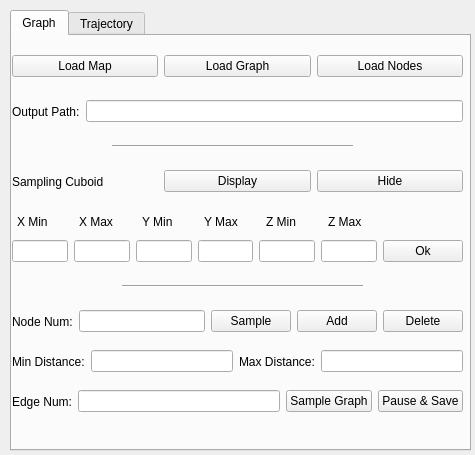
<?xml version="1.0" encoding="UTF-8"?>
<ui version="4.0">
 <class>ui_panel_from_qt</class>
 <widget class="QWidget" name="ui_panel_from_qt">
  <property name="geometry">
   <rect>
    <x>0</x>
    <y>0</y>
    <width>475</width>
    <height>455</height>
   </rect>
  </property>
  <property name="windowTitle">
   <string>Form</string>
  </property>
  <widget class="QTabWidget" name="tabWidget">
   <property name="geometry">
    <rect>
     <x>10</x>
     <y>10</y>
     <width>461</width>
     <height>441</height>
    </rect>
   </property>
   <property name="currentIndex">
    <number>0</number>
   </property>
   <widget class="QWidget" name="graph">
    <attribute name="title">
     <string>Graph</string>
    </attribute>
    <widget class="Line" name="line_4">
     <property name="geometry">
      <rect>
       <x>100</x>
       <y>100</y>
       <width>241</width>
       <height>21</height>
      </rect>
     </property>
     <property name="orientation">
      <enum>Qt::Horizontal</enum>
     </property>
    </widget>
    <widget class="QWidget" name="horizontalLayoutWidget_4">
     <property name="geometry">
      <rect>
       <x>0</x>
       <y>270</y>
       <width>451</width>
       <height>31</height>
      </rect>
     </property>
     <layout class="QHBoxLayout" name="horizontalLayout_5">
      <item>
       <widget class="QLabel" name="label_2">
        <property name="text">
         <string>Node Num:</string>
        </property>
       </widget>
      </item>
      <item>
       <widget class="QLineEdit" name="node_num"/>
      </item>
      <item>
       <widget class="QPushButton" name="sample_node_button">
        <property name="text">
         <string>Sample</string>
        </property>
       </widget>
      </item>
      <item>
       <widget class="QPushButton" name="add_node_button">
        <property name="text">
         <string>Add</string>
        </property>
       </widget>
      </item>
      <item>
       <widget class="QPushButton" name="delete_node_button">
        <property name="text">
         <string>Delete</string>
        </property>
       </widget>
      </item>
     </layout>
    </widget>
    <widget class="QWidget" name="horizontalLayoutWidget_2">
     <property name="geometry">
      <rect>
       <x>0</x>
       <y>110</y>
       <width>451</width>
       <height>71</height>
      </rect>
     </property>
     <layout class="QHBoxLayout" name="horizontalLayout_2">
      <item>
       <widget class="QLabel" name="label_7">
        <property name="layoutDirection">
         <enum>Qt::LeftToRight</enum>
        </property>
        <property name="text">
         <string>Sampling Cuboid </string>
        </property>
       </widget>
      </item>
      <item>
       <widget class="QPushButton" name="display_sampling_cuboid">
        <property name="text">
         <string>Display</string>
        </property>
       </widget>
      </item>
      <item>
       <widget class="QPushButton" name="hide_sampling_cuboid">
        <property name="text">
         <string>Hide</string>
        </property>
       </widget>
      </item>
     </layout>
    </widget>
    <widget class="QWidget" name="horizontalLayoutWidget_3">
     <property name="geometry">
      <rect>
       <x>0</x>
       <y>60</y>
       <width>451</width>
       <height>31</height>
      </rect>
     </property>
     <layout class="QHBoxLayout" name="horizontalLayout_4">
      <item>
       <widget class="QLabel" name="label">
        <property name="text">
         <string>Output Path:</string>
        </property>
       </widget>
      </item>
      <item>
       <widget class="QLineEdit" name="output_path_text"/>
      </item>
     </layout>
    </widget>
    <widget class="QWidget" name="horizontalLayoutWidget_6">
     <property name="geometry">
      <rect>
       <x>0</x>
       <y>310</y>
       <width>451</width>
       <height>31</height>
      </rect>
     </property>
     <layout class="QHBoxLayout" name="horizontalLayout_7">
      <item>
       <widget class="QLabel" name="label_3">
        <property name="text">
         <string>Min Distance:</string>
        </property>
       </widget>
      </item>
      <item>
       <widget class="QLineEdit" name="min_distance_input"/>
      </item>
      <item>
       <widget class="QLabel" name="label_5">
        <property name="text">
         <string>Max Distance:</string>
        </property>
       </widget>
      </item>
      <item>
       <widget class="QLineEdit" name="max_distance_input"/>
      </item>
     </layout>
    </widget>
    <widget class="Line" name="line">
     <property name="geometry">
      <rect>
       <x>110</x>
       <y>240</y>
       <width>241</width>
       <height>21</height>
      </rect>
     </property>
     <property name="orientation">
      <enum>Qt::Horizontal</enum>
     </property>
    </widget>
    <widget class="QWidget" name="horizontalLayoutWidget_7">
     <property name="geometry">
      <rect>
       <x>0</x>
       <y>350</y>
       <width>451</width>
       <height>31</height>
      </rect>
     </property>
     <layout class="QHBoxLayout" name="horizontalLayout_11">
      <item>
       <widget class="QLabel" name="label_6">
        <property name="text">
         <string>Edge Num:</string>
        </property>
       </widget>
      </item>
      <item>
       <widget class="QLineEdit" name="edge_num_input"/>
      </item>
      <item>
       <widget class="QPushButton" name="sample_graph_button">
        <property name="text">
         <string>Sample Graph</string>
        </property>
       </widget>
      </item>
      <item>
       <widget class="QPushButton" name="pause_button">
        <property name="text">
         <string>Pause &amp;&amp; Save</string>
        </property>
       </widget>
      </item>
     </layout>
    </widget>
    <widget class="QWidget" name="horizontalLayoutWidget">
     <property name="geometry">
      <rect>
       <x>0</x>
       <y>10</y>
       <width>451</width>
       <height>41</height>
      </rect>
     </property>
     <layout class="QHBoxLayout" name="horizontalLayout">
      <item>
       <widget class="QPushButton" name="load_map_button">
        <property name="text">
         <string>Load Map</string>
        </property>
       </widget>
      </item>
      <item>
       <widget class="QPushButton" name="load_graph_button">
        <property name="text">
         <string>Load Graph</string>
        </property>
       </widget>
      </item>
      <item>
       <widget class="QPushButton" name="load_nodes_button">
        <property name="text">
         <string>Load Nodes</string>
        </property>
       </widget>
      </item>
     </layout>
    </widget>
    <widget class="QWidget" name="horizontalLayoutWidget_11">
     <property name="geometry">
      <rect>
       <x>0</x>
       <y>195</y>
       <width>451</width>
       <height>41</height>
      </rect>
     </property>
     <layout class="QHBoxLayout" name="horizontalLayout_3">
      <item>
       <widget class="QLineEdit" name="x_min_edit"/>
      </item>
      <item>
       <widget class="QLineEdit" name="x_max_edit"/>
      </item>
      <item>
       <widget class="QLineEdit" name="y_min_edit"/>
      </item>
      <item>
       <widget class="QLineEdit" name="y_max_edit"/>
      </item>
      <item>
       <widget class="QLineEdit" name="z_min_edit"/>
      </item>
      <item>
       <widget class="QLineEdit" name="z_max_edit"/>
      </item>
      <item>
       <widget class="QPushButton" name="ok_text_input_button">
        <property name="text">
         <string>Ok</string>
        </property>
       </widget>
      </item>
     </layout>
    </widget>
    <widget class="QWidget" name="horizontalLayoutWidget_18">
     <property name="geometry">
      <rect>
       <x>5</x>
       <y>170</y>
       <width>430</width>
       <height>31</height>
      </rect>
     </property>
     <layout class="QHBoxLayout" name="horizontalLayout_18">
      <item>
       <widget class="QLabel" name="label_19">
        <property name="text">
         <string>X Min</string>
        </property>
       </widget>
      </item>
      <item>
       <widget class="QLabel" name="label_18">
        <property name="text">
         <string>X Max</string>
        </property>
       </widget>
      </item>
      <item>
       <widget class="QLabel" name="label_17">
        <property name="text">
         <string>Y Min</string>
        </property>
       </widget>
      </item>
      <item>
       <widget class="QLabel" name="label_16">
        <property name="text">
         <string>Y Max</string>
        </property>
       </widget>
      </item>
      <item>
       <widget class="QLabel" name="label_15">
        <property name="text">
         <string>Z Min</string>
        </property>
       </widget>
      </item>
      <item>
       <widget class="QLabel" name="label_14">
        <property name="text">
         <string>Z Max</string>
        </property>
       </widget>
      </item>
      <item>
       <widget class="QLabel" name="label_20">
        <property name="text">
         <string/>
        </property>
       </widget>
      </item>
     </layout>
    </widget>
   </widget>
   <widget class="QWidget" name="trajectory">
    <attribute name="title">
     <string>Trajectory</string>
    </attribute>
    <widget class="QWidget" name="horizontalLayoutWidget_19">
     <property name="geometry">
      <rect>
       <x>0</x>
       <y>130</y>
       <width>451</width>
       <height>41</height>
      </rect>
     </property>
     <layout class="QHBoxLayout" name="horizontalLayout_29">
      <item>
       <widget class="QPushButton" name="load_paths_button_">
        <property name="text">
         <string>Load Paths</string>
        </property>
       </widget>
      </item>
      <item>
       <widget class="QPushButton" name="next_path_button_">
        <property name="text">
         <string>Next Path</string>
        </property>
       </widget>
      </item>
      <item>
       <widget class="QPushButton" name="prev_path_button_">
        <property name="text">
         <string>Previous Path</string>
        </property>
       </widget>
      </item>
     </layout>
    </widget>
    <widget class="Line" name="line">
     <property name="geometry">
      <rect>
       <x>110</x>
       <y>175</y>
       <width>241</width>
       <height>21</height>
      </rect>
     </property>
     <property name="orientation">
      <enum>Qt::Horizontal</enum>
     </property>
    </widget>
    <widget class="QWidget" name="horizontalLayoutWidget_8">
     <property name="geometry">
      <rect>
       <x>0</x>
       <y>10</y>
       <width>451</width>
       <height>41</height>
      </rect>
     </property>
     <layout class="QHBoxLayout" name="horizontalLayout_27">
      <item>
       <widget class="QLabel" name="label_27">
        <property name="text">
         <string>Sample Mode:</string>
        </property>
       </widget>
      </item>
      <item>
       <widget class="QComboBox" name="sample_mode_combo_">
        <item>
         <property name="text">
          <string>Random</string>
         </property>
        </item>
        <item>
         <property name="text">
          <string>Min-Length</string>
         </property>
        </item>
        <item>
         <property name="text">
          <string>Max-Length</string>
         </property>
        </item>
       </widget>
      </item>
      <item>
       <widget class="QLabel" name="label_26">
        <property name="text">
         <string>Min/Max Nodes:</string>
        </property>
       </widget>
      </item>
      <item>
       <widget class="QLineEdit" name="min_node_num_"/>
      </item>
      <item>
       <widget class="QLineEdit" name="max_node_num_"/>
      </item>
     </layout>
    </widget>
    <widget class="QWidget" name="horizontalLayoutWidget_9">
     <property name="geometry">
      <rect>
       <x>0</x>
       <y>90</y>
       <width>451</width>
       <height>41</height>
      </rect>
     </property>
     <layout class="QHBoxLayout" name="horizontalLayout_28">
      <item>
       <widget class="QPushButton" name="sample_path_button_">
        <property name="text">
         <string>Sample Path</string>
        </property>
       </widget>
      </item>
      <item>
       <widget class="QPushButton" name="save_path_button_">
        <property name="text">
         <string>Save Path</string>
        </property>
       </widget>
      </item>
      <item>
       <widget class="QPushButton" name="reload_graph_button_">
        <property name="text">
         <string>Reload Graph</string>
        </property>
       </widget>
      </item>
     </layout>
    </widget>
    <widget class="QWidget" name="horizontalLayoutWidget_16">
     <property name="geometry">
      <rect>
       <x>0</x>
       <y>50</y>
       <width>451</width>
       <height>41</height>
      </rect>
     </property>
     <layout class="QHBoxLayout" name="horizontalLayout_25">
      <item>
       <widget class="QLabel" name="label_25">
        <property name="text">
         <string>Path Folder:</string>
        </property>
       </widget>
      </item>
      <item>
       <widget class="QLineEdit" name="ros_path_dir_"/>
      </item>
     </layout>
    </widget>
    <widget class="QWidget" name="horizontalLayoutWidget_20">
     <property name="geometry">
      <rect>
       <x>0</x>
       <y>260</y>
       <width>451</width>
       <height>31</height>
      </rect>
     </property>
     <layout class="QHBoxLayout" name="horizontalLayout_30">
      <item>
       <widget class="QLabel" name="label_28">
        <property name="text">
         <string>Yaw Min</string>
        </property>
       </widget>
      </item>
      <item>
       <widget class="QLabel" name="label_29">
        <property name="text">
         <string>Yaw Max</string>
        </property>
       </widget>
      </item>
      <item>
       <widget class="QLabel" name="label_30">
        <property name="text">
         <string>Pitch Min</string>
        </property>
       </widget>
      </item>
      <item>
       <widget class="QLabel" name="label_31">
        <property name="text">
         <string>Pitch Max</string>
        </property>
       </widget>
      </item>
      <item>
       <widget class="QLabel" name="label_32">
        <property name="text">
         <string>Roll Min</string>
        </property>
       </widget>
      </item>
      <item>
       <widget class="QLabel" name="label_33">
        <property name="text">
         <string>Roll Max</string>
        </property>
       </widget>
      </item>
     </layout>
    </widget>
    <widget class="QWidget" name="horizontalLayoutWidget_10">
     <property name="geometry">
      <rect>
       <x>160</x>
       <y>355</y>
       <width>290</width>
       <height>41</height>
      </rect>
     </property>
     <layout class="QHBoxLayout" name="horizontalLayout_26">
      <item>
       <widget class="QPushButton" name="generate_pose_button_">
        <property name="text">
         <string>Generate Pose</string>
        </property>
       </widget>
      </item>
      <item>
       <widget class="QPushButton" name="easy_pose_button_">
        <property name="text">
         <string>Easy Pose</string>
        </property>
       </widget>
      </item>
      <item>
       <widget class="QPushButton" name="hard_pose_button_">
        <property name="text">
         <string>Hard Pose</string>
        </property>
       </widget>
      </item>
     </layout>
    </widget>
    <widget class="QWidget" name="horizontalLayoutWidget_12">
     <property name="geometry">
      <rect>
       <x>0</x>
       <y>285</y>
       <width>451</width>
       <height>41</height>
      </rect>
     </property>
     <layout class="QHBoxLayout" name="horizontalLayout_6">
      <item>
       <widget class="QLineEdit" name="yaw_min"/>
      </item>
      <item>
       <widget class="QLineEdit" name="yaw_max"/>
      </item>
      <item>
       <widget class="QLineEdit" name="pitch_min"/>
      </item>
      <item>
       <widget class="QLineEdit" name="pitch_max"/>
      </item>
      <item>
       <widget class="QLineEdit" name="roll_min"/>
      </item>
      <item>
       <widget class="QLineEdit" name="roll_max"/>
      </item>
     </layout>
    </widget>
    <widget class="QWidget" name="horizontalLayoutWidget_21">
     <property name="geometry">
      <rect>
       <x>230</x>
       <y>195</y>
       <width>221</width>
       <height>31</height>
      </rect>
     </property>
     <layout class="QHBoxLayout" name="horizontalLayout_31">
      <item>
       <widget class="QLabel" name="label_37">
        <property name="text">
         <string>Vel Min</string>
        </property>
       </widget>
      </item>
      <item>
       <widget class="QLabel" name="label_38">
        <property name="text">
         <string>Vel Max</string>
        </property>
       </widget>
      </item>
      <item>
       <widget class="QLabel" name="label_39">
        <property name="text">
         <string>Acc Max</string>
        </property>
       </widget>
      </item>
     </layout>
    </widget>
    <widget class="QWidget" name="horizontalLayoutWidget_13">
     <property name="geometry">
      <rect>
       <x>230</x>
       <y>215</y>
       <width>221</width>
       <height>41</height>
      </rect>
     </property>
     <layout class="QHBoxLayout" name="horizontalLayout_8">
      <item>
       <widget class="QLineEdit" name="vel_min"/>
      </item>
      <item>
       <widget class="QLineEdit" name="vel_max"/>
      </item>
      <item>
       <widget class="QLineEdit" name="acc_max"/>
      </item>
     </layout>
    </widget>
    <widget class="QWidget" name="horizontalLayoutWidget_5">
     <property name="geometry">
      <rect>
       <x>0</x>
       <y>215</y>
       <width>221</width>
       <height>41</height>
      </rect>
     </property>
     <layout class="QHBoxLayout" name="horizontalLayout_9">
      <item>
       <widget class="QLabel" name="label_40">
        <property name="text">
         <string>Pose Folder</string>
        </property>
       </widget>
      </item>
      <item>
       <widget class="QLineEdit" name="pose_folder"/>
      </item>
     </layout>
    </widget>
    <widget class="QWidget" name="horizontalLayoutWidget_22">
     <property name="geometry">
      <rect>
       <x>0</x>
       <y>330</y>
       <width>151</width>
       <height>31</height>
      </rect>
     </property>
     <layout class="QHBoxLayout" name="horizontalLayout_32">
      <item>
       <widget class="QLabel" name="label_41">
        <property name="text">
         <string>Rand Deg</string>
        </property>
       </widget>
      </item>
      <item>
       <widget class="QLabel" name="label_42">
        <property name="text">
         <string>Smooth</string>
        </property>
       </widget>
      </item>
     </layout>
    </widget>
    <widget class="QWidget" name="horizontalLayoutWidget_14">
     <property name="geometry">
      <rect>
       <x>0</x>
       <y>355</y>
       <width>151</width>
       <height>41</height>
      </rect>
     </property>
     <layout class="QHBoxLayout" name="horizontalLayout_10">
      <item>
       <widget class="QLineEdit" name="rand_deg"/>
      </item>
      <item>
       <widget class="QLineEdit" name="smooth"/>
      </item>
     </layout>
    </widget>
   </widget>
  </widget>
 </widget>
 <resources/>
 <connections/>
</ui>
